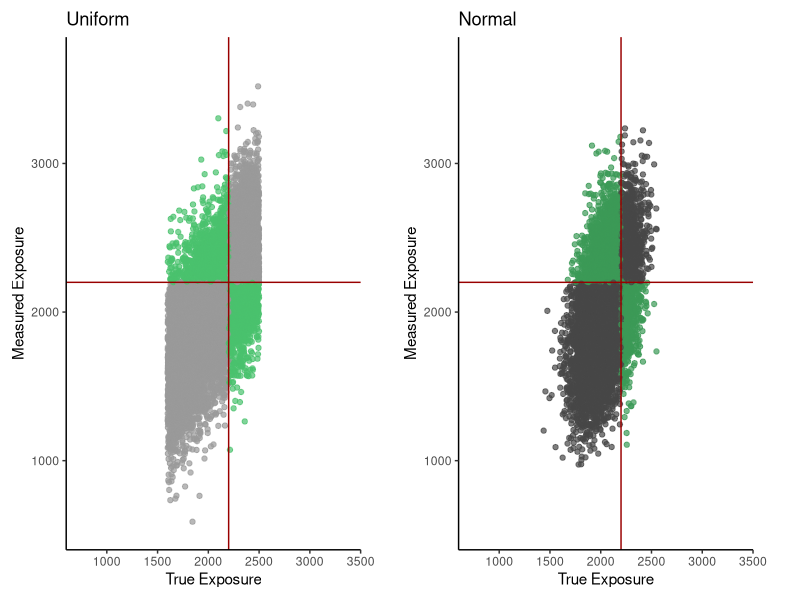
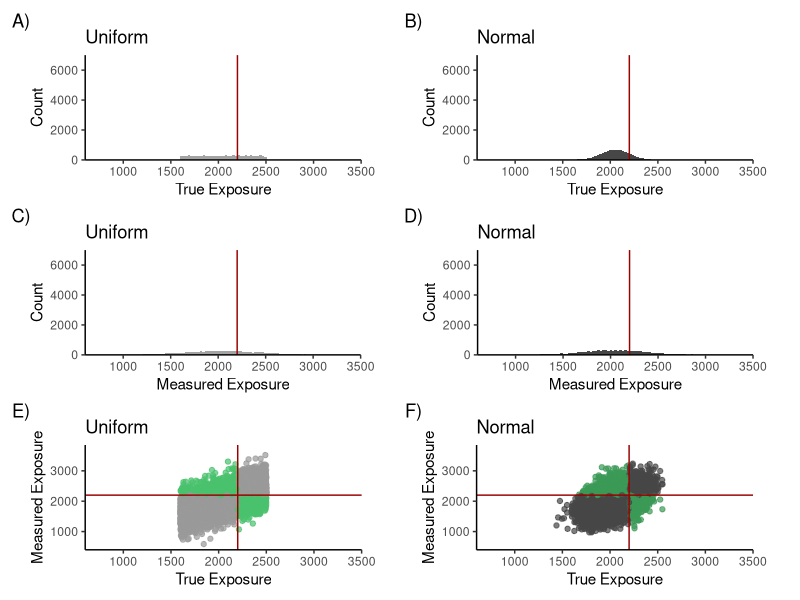
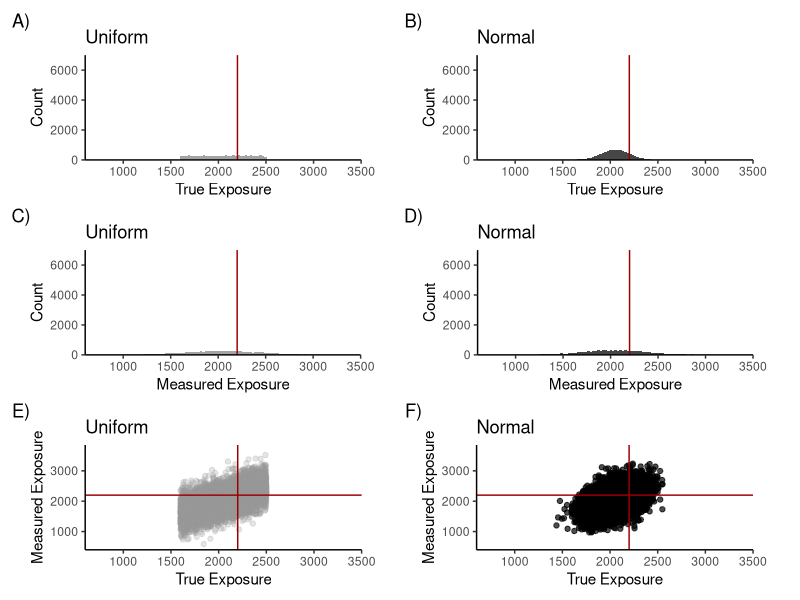
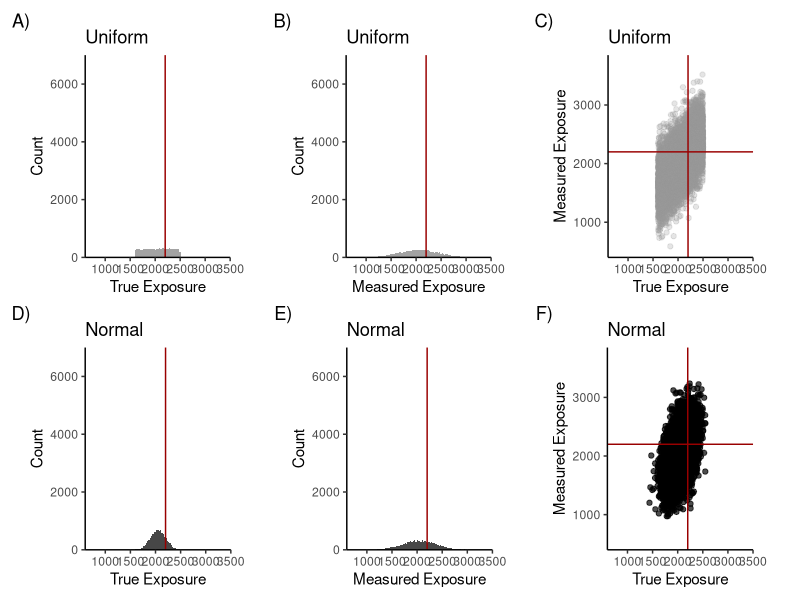
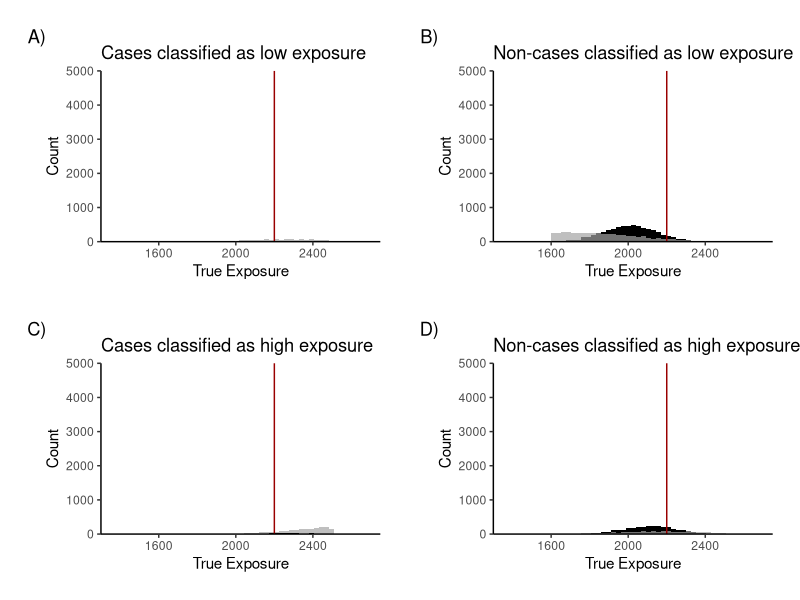
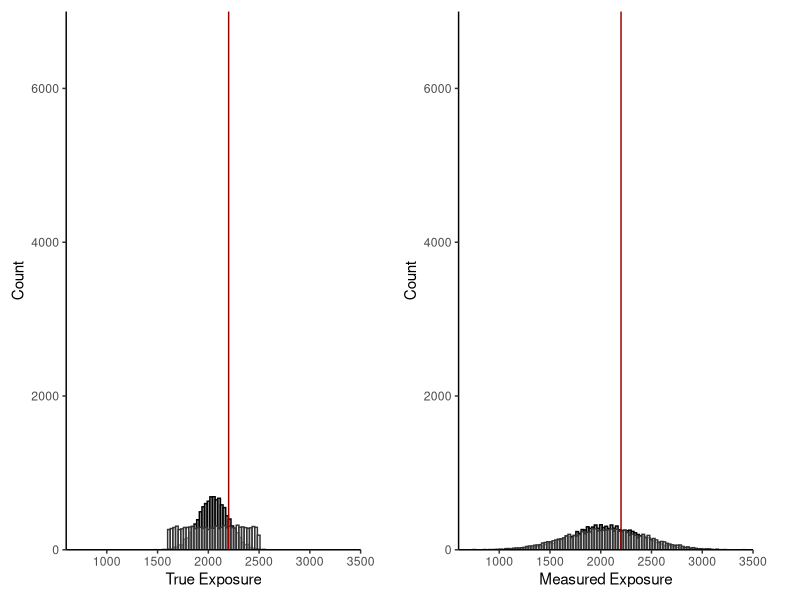

Write R code to recreate these figures, in order.
# Chrystelle Kiang
# Code for illustrative example for bias due to misclassification
library(tidyverse)
library(ggplot2)
library(patchwork) # package for plot arranging

# For motivating example, choosing SD = 300, expected RR = 5 for plots
# could look at other SD and RR using this code by modifying plot codes (EerrorX and DX, where X are variable)
# Same steps taken for function in main analyses
# Can't use the misclassified function because it summarizes all the simulations
# This code is only for 1 simulation/instance, but same steps 

# set population size 
pop_size <- 10000

# creating one example of uniform distribution
set.seed(303)
population_uniform <- tibble(
  # exposure
  E = as.integer(runif(pop_size, 1600, 2500)),  
  # EerrorX is error term for X SD, EprimeX is measured exposure with measurement error
  Eerror100 = rnorm(pop_size, mean = 0, sd = 100), Eprime100 = as.integer(E + Eerror100), 
  Eerror300 = rnorm(pop_size, mean = 0, sd = 300), Eprime300 = as.integer(E + Eerror300), 
  Eerror500 = rnorm(pop_size, mean = 0, sd = 500), Eprime500 = as.integer(E + Eerror500), 
  # high/low categories
  E_high = ifelse(E > 2200, 1, 0), # truth
  # EprimeX is 'measured' exposure for X SD
  Eprime100_high = ifelse(Eprime100 > 2200, 1, 0), 
  Eprime300_high = ifelse(Eprime300 > 2200, 1, 0), 
  Eprime500_high = ifelse(Eprime500 > 2200, 1, 0), 
  # indicator for correctly classified variables 
  correct_classified100 = ifelse(E_high == Eprime100_high, 1, 0),
  correct_classified300 = ifelse(E_high == Eprime300_high, 1, 0),
  correct_classified500 = ifelse(E_high == Eprime500_high, 1, 0),
  # disease status for each expected RR: A=1.66, B=2.49, C=5
  DA = as.factor(rbinom(n = pop_size, size = 1, p = plogis(-4.5 + 0.0019*E))),
  DB = as.factor(rbinom(n = pop_size, size = 1, p = plogis(-8.0 + 0.0035*E))),
  DC = as.factor(rbinom(n = pop_size, size = 1, p = plogis(-16.0 + 0.0072*E)))
)

# creating one example of normal distribution 
set.seed(303)
population_normal <- tibble(
  E = as.integer(rnorm(pop_size, 2050, 150)),  
  # EerrorX is error term for X SD, EprimeX is measured exposure with measurement error
  Eerror100 = rnorm(pop_size, mean = 0, sd = 100), Eprime100 = as.integer(E + Eerror100), 
  Eerror300 = rnorm(pop_size, mean = 0, sd = 300), Eprime300 = as.integer(E + Eerror300), 
  Eerror500 = rnorm(pop_size, mean = 0, sd = 500), Eprime500 = as.integer(E + Eerror500), 
  # high/low categories
  E_high = ifelse(E > 2200, 1, 0), 
  # EprimeX is 'measured' exposure for X SD
  Eprime100_high = ifelse(Eprime100 > 2200, 1, 0), 
  Eprime300_high = ifelse(Eprime300 > 2200, 1, 0), 
  Eprime500_high = ifelse(Eprime500 > 2200, 1, 0), 
  # indicator for correctly classified variables 
  correct_classified100 = ifelse(E_high == Eprime100_high, 1, 0),
  correct_classified300 = ifelse(E_high == Eprime300_high, 1, 0),
  correct_classified500 = ifelse(E_high == Eprime500_high, 1, 0),
  # disease status for each expected RR: A=1.66, B=2.49, C=5
  DA = as.factor(rbinom(n = pop_size, size = 1, p = plogis(-8.5 + 0.0019*E))),
  DB = as.factor(rbinom(n = pop_size, size = 1, p = plogis(-11.5 + 0.0035*E))),
  DC = as.factor(rbinom(n = pop_size, size = 1, p = plogis(-18.2 + 0.0072*E)))
)


# Plotting 
# Figure 1. True and measured exposures: histograms and scatterplots
# Plotted by distribution 

# Uniform true exposure distribution 
unif_true <- 
ggplot() +
    geom_histogram(data = population_uniform, aes(x=E), fill = "#A3A3A3", binwidth = 26) +
    geom_vline(xintercept = 2200, colour = "#990000") +
    scale_x_continuous(expand = c(0, 0), limits = c(600, 3500)) +
    scale_y_continuous(expand = c(0, 0), limits = c(0, 7000)) +
    theme_classic() +
    labs(x = "True Exposure", y = "Count", title = "Uniform") +
    theme(plot.margin=unit(c(.1,1,.1,.1),"cm"))

# Normal true exposure distribution
normal_true <- 
  ggplot() +
  geom_histogram(data = population_normal, aes(x=E), fill = "#474747", binwidth = 26) +
  geom_vline(xintercept = 2200, colour = "#990000") +
  scale_x_continuous(expand = c(0, 0), limits = c(600, 3500)) +
  scale_y_continuous(expand = c(0, 0), limits = c(0, 7000)) +
  theme_classic() +
  labs(x = "True Exposure", y = "Count", title = "Normal") +
  theme(plot.margin=unit(c(.1,1,.1,.1),"cm")) 

# Uniform measured exposure distribution 
unif_measured <-  ggplot() +
    geom_histogram(data = population_uniform, aes(x=Eprime300), fill = "#A3A3A3", binwidth = 26) +
    geom_vline(xintercept = 2200, colour = "#990000") +
    scale_x_continuous(expand = c(0, 0), limits = c(600, 3500)) +
    scale_y_continuous(expand = c(0, 0), limits = c(0, 7000)) +
    theme_classic() +
    labs(x = "Measured Exposure", y = "Count", title = "Uniform") +
    theme(plot.margin=unit(c(.1,1,.1,.1),"cm"))
  
# Normal measured exposure distribution
normal_measured <- ggplot() +
  geom_histogram(data = population_normal, aes(x=Eprime300), fill = "#474747", binwidth = 26) +
  geom_vline(xintercept = 2200, colour = "#990000") +
  scale_x_continuous(expand = c(0, 0), limits = c(600, 3500)) +
  scale_y_continuous(expand = c(0, 0), limits = c(0, 7000)) +
  theme_classic() +
  labs(x = "Measured Exposure", y = "Count", title = "Normal") +
  theme(plot.margin=unit(c(.1,1,.1,.1),"cm")) 

# Uniform scatter plot of measured vs. true exposure
scat_unif <- 
  ggplot(data = population_uniform, aes(x = E, y = Eprime300)) +
  geom_point(colour = "#999999", alpha = 0.25) + 
  scale_x_continuous(expand = c(0, 0), limits = c(600, 3500)) +
  scale_y_continuous(expand = c(0, 0), limits = c(400, 3850)) +
  geom_vline(xintercept = 2200, colour = "#990000") +
  geom_hline(yintercept = 2200, colour = "#990000") +
  labs(x = "True Exposure", y = "Measured Exposure", title = "Uniform") + 
  theme_classic() + theme(plot.margin=unit(c(.1,1,.1,.1),"cm")) 

scat_unif_color <- 
population_uniform %>% 
  mutate(mis_color = ifelse(correct_classified300 == 1, "#999999", "#4AC16D")) %>%
  ggplot(aes(x = E, y = Eprime300, color = mis_color)) +
  geom_point(alpha = 0.7) + scale_color_identity() +
  scale_x_continuous(expand = c(0, 0), limits = c(600, 3500)) +
  scale_y_continuous(expand = c(0, 0), limits = c(400, 3850)) +
  geom_vline(xintercept = 2200, colour = "#990000") +
  geom_hline(yintercept = 2200, colour = "#990000") +
  labs(x = "True Exposure", y = "Measured Exposure", title = "Uniform") + 
  theme_classic() + theme(plot.margin=unit(c(.1,1,.1,.1),"cm")) 

# Normal scatter plot of measured vs. true exposure
scat_norm <- 
  ggplot(data = population_normal, aes(x = E, y = Eprime300)) +
  geom_point(alpha = 0.7, fill = "#333333") + 
  scale_x_continuous(expand = c(0, 0), limits = c(600, 3500)) +
  scale_y_continuous(expand = c(0, 0), limits = c(400, 3850)) +
  geom_vline(xintercept = 2200, colour = "#990000") +
  geom_hline(yintercept = 2200, colour = "#990000") +
  labs(x = "True Exposure", y = "Measured Exposure", title = "Normal") +
  theme_classic() + theme(plot.margin=unit(c(.1,1,.1,.1),"cm")) 

scat_norm_color <-
population_normal %>% 
  mutate(mis_color = ifelse(correct_classified300 == 1, "#474747", "#3B9A57")) %>%
  ggplot(aes(x = E, y = Eprime300, color = mis_color)) +
  geom_point(alpha = 0.7) + scale_color_identity() +
  scale_x_continuous(expand = c(0, 0), limits = c(600, 3500)) +
  scale_y_continuous(expand = c(0, 0), limits = c(400, 3850)) +
  geom_vline(xintercept = 2200, colour = "#990000") +
  geom_hline(yintercept = 2200, colour = "#990000") +
  labs(x = "True Exposure", y = "Measured Exposure", title = "Normal") +
  theme_classic() + theme(plot.margin=unit(c(.1,1,.1,.1),"cm")) 

scat_unif_color + scat_norm_color

# portrait 
(unif_true + normal_true) / (unif_measured + normal_measured) / (scat_unif_color + scat_norm_color) + plot_annotation(tag_levels = 'A', tag_suffix = ')')

# portrait: no color
(unif_true + normal_true) / (unif_measured + normal_measured) / (scat_unif + scat_norm) + plot_annotation(tag_levels = 'A', tag_suffix = ')')


# landscape
(unif_true + unif_measured + scat_unif) / (normal_true + normal_measured + scat_norm) + plot_annotation(tag_levels = 'A', tag_suffix = ')')


# plotting each subset of case/non-case and measured high/low exposure:
plot_E0D0 <- 
  ggplot() +
  geom_histogram(data = population_normal %>% filter(DC == 0, Eprime300_high == 0), 
                 aes(x = E, y = after_stat(count)), fill = "black", binwidth = 26) +
  geom_histogram(data = population_uniform %>% filter(DC == 0, Eprime300_high == 0), 
                 aes(x = E, y = after_stat(count)), fill = "#A3A3A3", alpha = 0.7, binwidth = 26) +
  scale_x_continuous(expand = c(0, 0), limits = c(1300, 2750)) +
  scale_y_continuous(expand = c(0, 0), limits = c(0, 5000)) +
  geom_vline(xintercept = 2200, colour = "#990000") +
  theme_classic() +
  theme(legend.position="none", strip.text = element_blank(), plot.margin=unit(c(.5,.5,.5,.5),"cm"))+ #, text=element_text(size=18)) +
  labs(x = "True Exposure", y = "Count", title = "Non-cases classified as low exposure")

plot_E0D1 <- 
  ggplot() +
  geom_histogram(data = population_uniform %>% filter(DC == 1, Eprime300_high == 0), 
                 aes(x = E, y = after_stat(count)), fill = "#A3A3A3", alpha = 0.7, binwidth = 26) +
  geom_histogram(data = population_normal %>% filter(DC == 1, Eprime300_high == 0), 
                 aes(x = E, y = after_stat(count)), fill = "black", binwidth = 26) +
  scale_x_continuous(expand = c(0, 0), limits = c(1300, 2750)) +
  scale_y_continuous(expand = c(0, 0), limits = c(0, 5000)) +
  geom_vline(xintercept = 2200, colour = "#990000") +
  theme_classic() +
  theme(legend.position="none", strip.text = element_blank(), plot.margin=unit(c(.5,.5,.5,.5),"cm"))+ #, text=element_text(size=18)) +
  labs(x = "True Exposure", y = "Count", title = "Cases classified as low exposure")

plot_E1D1 <- 
  ggplot() +
  geom_histogram(data = population_uniform %>% filter(DC == 1, Eprime300_high == 1), 
                 aes(x = E, y = after_stat(count)), fill = "#A3A3A3", alpha = 0.7, binwidth = 26) +
  geom_histogram(data = population_normal %>% filter(DC == 1, Eprime300_high == 1), 
                 aes(x = E, y = after_stat(count)), fill = "black", binwidth = 26) +
  scale_x_continuous(expand = c(0, 0), limits = c(1300, 2750)) +
  scale_y_continuous(expand = c(0, 0), limits = c(0, 5000)) +
  geom_vline(xintercept = 2200, colour = "#990000") +
  theme_classic() +
  theme(legend.position="none", strip.text = element_blank(), plot.margin=unit(c(.5,.5,.5,.5),"cm"))+ #, text=element_text(size=18)) +
  labs(x = "True Exposure", y = "Count", title = "Cases classified as high exposure")

plot_E1D0 <- 
  ggplot() +
  geom_histogram(data = population_normal %>% filter(DC == 0, Eprime300_high == 1), 
                 aes(x = E, y = after_stat(count)), fill = "black", binwidth = 26) +
  geom_histogram(data = population_uniform %>% filter(DC == 0, Eprime300_high == 1), 
                 aes(x = E, y = after_stat(count)), fill = "#A3A3A3", alpha = 0.7, binwidth = 26) +
  scale_x_continuous(expand = c(0, 0), limits = c(1300, 2750)) +
  scale_y_continuous(expand = c(0, 0), limits = c(0, 5000)) +
  geom_vline(xintercept = 2200, colour = "#990000") +
  theme_classic() +
  theme(legend.position="none", strip.text = element_blank(), plot.margin=unit(c(.5,.5,.5,.5),"cm")) + #, text=element_text(size=18)) +
  labs(x = "True Exposure", y = "Count", title = "Non-cases classified as high exposure")

Fig2 <- plot_E0D1 + plot_E1D1 + plot_E0D0 + plot_E1D0 + plot_annotation(tag_levels = 'A', tag_suffix = ')')

plot_E0D1 + plot_E0D0 + plot_E1D1 + plot_E1D0 + plot_annotation(tag_levels = 'A', tag_suffix = ')')


########################
# Alternative options for Figure 1.
# Histogram of true exposure, uniform and normal overlayed
true_e <-
  ggplot() +
  geom_histogram(data = population_normal, aes(x=E), colour = "black", fill = "#999999", alpha = 1, binwidth = 26) +
  geom_histogram(data = population_uniform, aes(x=E), colour = "#333333", fill = "#FFFFFF", alpha = 0.5, binwidth = 26) +
  geom_vline(xintercept = 2200, colour = "#990000") +
  # extended axes to match measured exposures
  scale_x_continuous(expand = c(0, 0), limits = c(600, 3500)) + 
  scale_y_continuous(expand = c(0, 0), limits = c(0, 7000)) +
  theme_classic() +
  labs(x = "True Exposure", y = "Count") +
  theme(plot.margin=unit(c(.1,1,.1,.1),"cm")) 

# Histogram of measured exposure, uniform and normal overlayed
measured_e <-
  ggplot() +
  geom_histogram(data = population_normal, aes(x=Eprime300), colour = "black", fill = "#999999", alpha = 1, binwidth = 26) +
  geom_histogram(data = population_uniform, aes(x=Eprime300), colour = "#333333", fill = "#FFFFFF", alpha = 0.5, binwidth = 26) +
  geom_vline(xintercept = 2200, colour = "#990000") +
  scale_x_continuous(expand = c(0, 0), limits = c(600, 3500)) +
  scale_y_continuous(expand = c(0, 0), limits = c(0, 7000)) +
  theme_classic() +
  labs(x = "Measured Exposure", y = "Count") +
  theme(plot.margin=unit(c(.1,1,.1,.1),"cm")) 

# side by side
true_e + measured_e 

